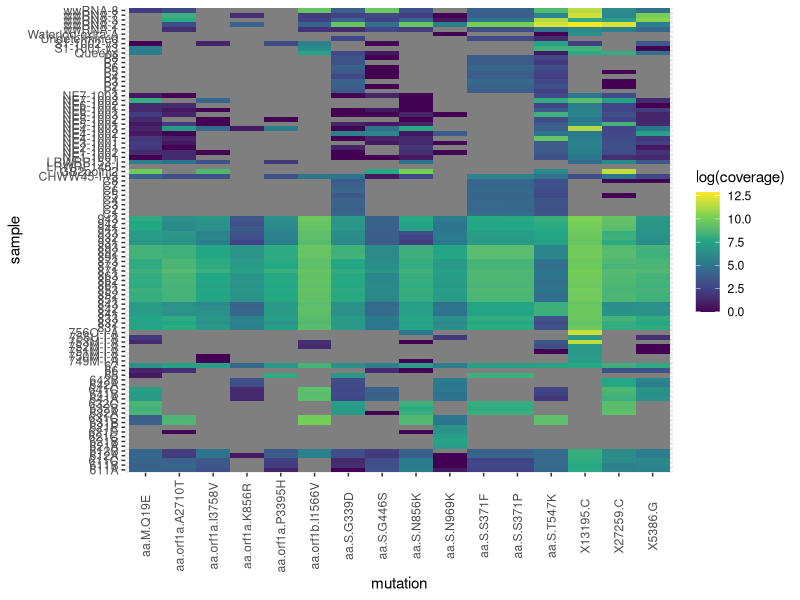
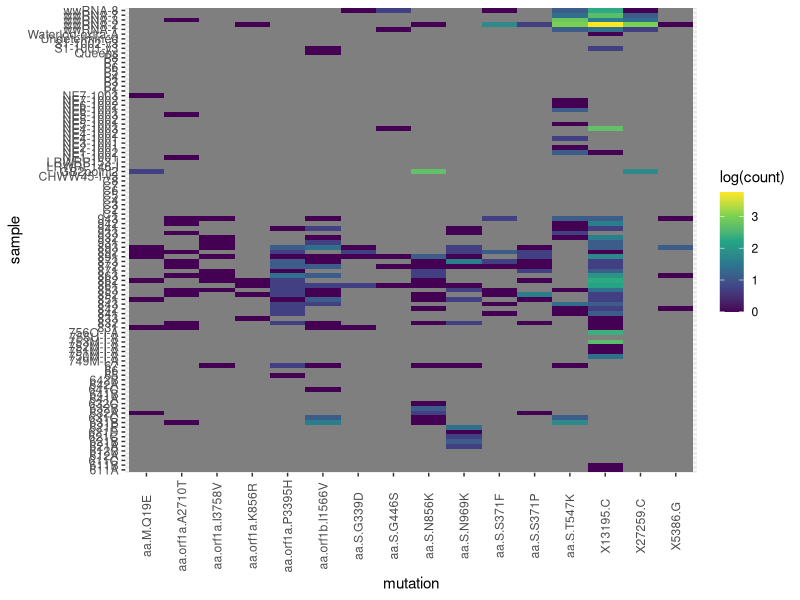

Here is the R script that generated these plots, in order:
library(here)
library(tidyr)
library(dplyr)
library(ggplot2)

cvr <- read.csv(here("results/cvr.csv"), stringsAsFactors = FALSE)

cvr$X <- sapply(strsplit(cvr$X, split = "/"), function(x) {
  strsplit(x[length(x)], split = "\\.")[[1]][1]
})
cvr <- rename(cvr, sample = X)

cvr_long <- pivot_longer(cvr, -sample, names_to = "mutation", values_to = "coverage")
head(cvr_long)

ggplot(cvr_long, aes(x = mutation, y = sample, fill = log(coverage))) +
  geom_tile() +
  scale_fill_viridis_c() +
  theme(axis.text.x = element_text(angle = 90, vjust = 0.5))


counts <- read.csv(here("results", "counts.csv"), stringsAsFactors = FALSE)

names(counts)
counts$sample <- sapply(strsplit(counts$sample, split = "/"), function(x) {
  strsplit(x[length(x)], split = "\\.")[[1]][1]
})

str(counts)

counts_long <- counts %>%
  select(-X) %>% 
  pivot_longer(-c("sample", "lab", "coldate", "site"), names_to = "mutation", values_to = "count")

ggplot(counts_long, aes(x = mutation, y = sample, fill = log(count))) +
  geom_tile() +
  scale_fill_viridis_c() +
  theme(axis.text.x = element_text(angle = 90, vjust = 0.5))
  